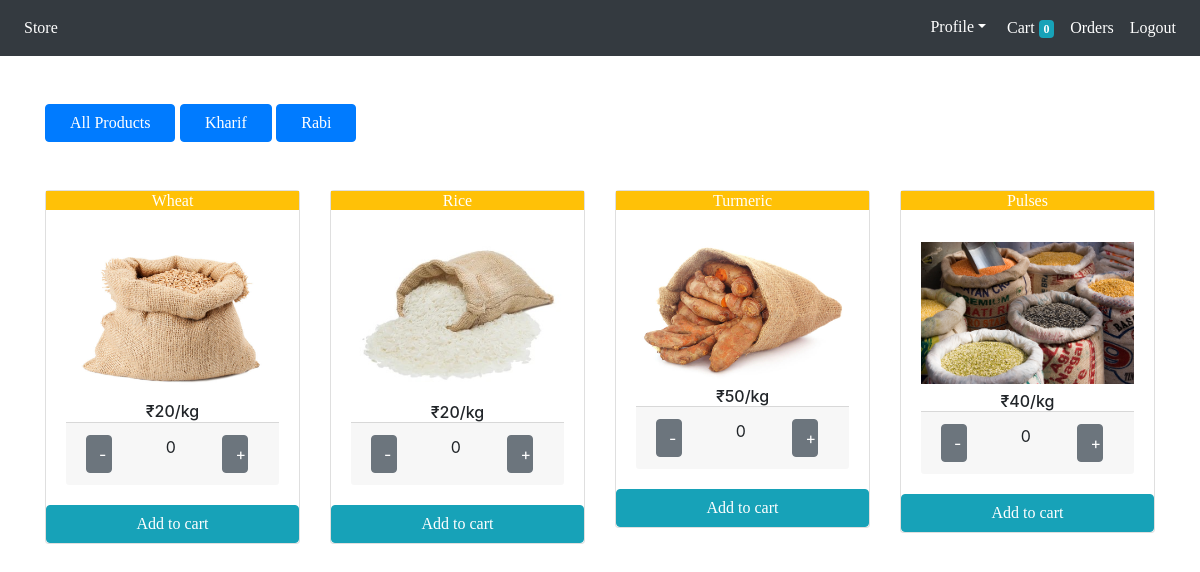
Screenshot of / (signed in) with the database file from the repository.
### store/models/category.py (models this page shows, shortened)
class Category(models.Model):
    name=models.CharField(max_length=20)
    @staticmethod
    def get_all_products():
        return Category.objects.all()

### store/models/product.py (models this page shows, shortened)
class Product(models.Model):
    name=models.CharField(max_length=50)
    price=models.IntegerField(default=0)
    description=models.CharField(max_length=200)
    image=models.ImageField(upload_to='products/')
    category=models.ForeignKey(Category,on_delete=models.CASCADE,default=1)
    @staticmethod
    def get_all_products():
        return Product.objects.all()

### store/views.py (the view, shortened to what this page needs)
# urls.py: path('',index,name='homepage'),
def index(request):
    if request.method=="GET":
        cart=request.session.get('cart')
        if not cart:
            request.session.cart={}
        products=None
        categories=Category.get_all_products()
        catid=request.GET.get('category')
        if catid:
            products=Product.get_all_products_by_id(catid)
        else:
            products=Product.get_all_products()
        data={}
        data['products']=products
        data['categories']=categories
        return render(request,'index.html',data)

### store/templatetags/cart.py (called while the page is built)
@register.filter(name='cart_count')
def cart_qty(product,cart):
    keys=cart.keys()
    for id in keys:
        if int(id)==product.id:
            return cart.get(id)
    return 0

### store/templates/index.html (shortened to what this page needs)
<!DOCTYPE html>
<html>
<head>
	  <link rel="stylesheet" href="https://maxcdn.bootstrapcdn.com/bootstrap/4.1.3/css/bootstrap.min.css">
	  <link rel="stylesheet" href="https://cdnjs.cloudflare.com/ajax/libs/font-awesome/4.7.0/css/font-awesome.min.css">
</head>
<body>
<nav class="navbar navbar-expand-lg navbar-dark bg-dark">
  <div class="collapse navbar-collapse" id="navbarSupportedContent">
    <ul class="navbar-nav mr-auto">
      <li class="nav-item">
        <a class="nav-link" href="/" style="font-family:'Times New Roman';color:white;">Store</a>
      </li>
	</ul>
	<ul class="nav navbar-nav navbar-right">
      <li class="dropdown" style="font-family:'Times New Roman';color:white;"><a class="btn dropdown-toggle" data-toggle="dropdown">Profile</a>
      {% if request.session.customer_id != None%}
      <li class="nav-item">
        <a class="nav-link" href="/cart" style="font-family:'Times New Roman';color:white;">Cart  <span class="badge badge-info">{{request.session.cart.keys|length}}</span></a>
      </li>
      <li class="nav-item">
        <a class="nav-link" href="/orders" style="font-family:'Times New Roman';color:white;">Orders</a>
      </li>
      <li class="nav-item">
        <a class="nav-link" href="/logout" style="font-family:'Times New Roman';color:white;">Logout</a>
      </li>
    {% endif %}
  </div>
</nav>
<br>
<br>
{% load cart %}
<div class="container">
    <div class="row">
          <div class="col-md-4">
            <button type="button" class="btn btn-primary px-4" style="font-family:Times New Roman"><a href="/" style="font-family:'Times New Roman';color:white;text-decoration:none">All Products</a></button>
            {%for category in categories %}
            <button type="button" class="btn btn-primary px-4" style="font-family:Times New Roman"><a href="/?category={{category.id}}" style="font-family:'Times New Roman';color:white;text-decoration:none">{{category.name}}</a></button>
            {% endfor %}
        </div>
      </div>
<br>
<br>
<div class="row">
{%for product in products %}
			<div class="col-lg-3 col-md-3 col-sm-12">
					<div class="card mx-auto">
						<h6 class="card-title bg-warning text-white" style="font-family:Times New Roman"><center>{{product.name}}</center></h6>
						<div class="card-body">
							<img src="{{product.image.url}}" class="img-fluid mb-2" width="800px" height="572px">
							<center><h6 class="card-text">₹{{product.price}}/kg</h6></center>
              <div class="card-footer row no-gutters">
                <form action="/" method="POST">
                <input type="submit" value="-" class="col-2 btn btn-block btn-secondary">
                </form>
                  <div class="text-center col">
                    {{product|cart_count:request.session.cart}}
                  </div>
                <form action="/" method="POST">
                <input type="submit" value="+" class="col-2 btn btn-block btn-secondary">
                </form>
              </div>
						</div>
              <form action="/" method="POST">
              <button class="btn btn-info text-white" type="submit" name="Add to cart" style="width:100%;font-family:'Times New Roman'">Add to cart</button>
            </form>
					</div>
					<br>
					<br>
			</div>
            {% endfor %}
        </div>
</body>
</html>

### rows the page displays
Category: name "Kharif"
Category: name "Rabi"
Product: name "Wheat", image (picture), price "20", session "0"
Product: name "Rice", image (picture), price "20", session "0"
Product: name "Turmeric", image (picture), price "50", session "0"
Product: name "Pulses", image (picture), price "40", session "0"

### other values shown
{{ request.session.cart.keys|length }} "0"
